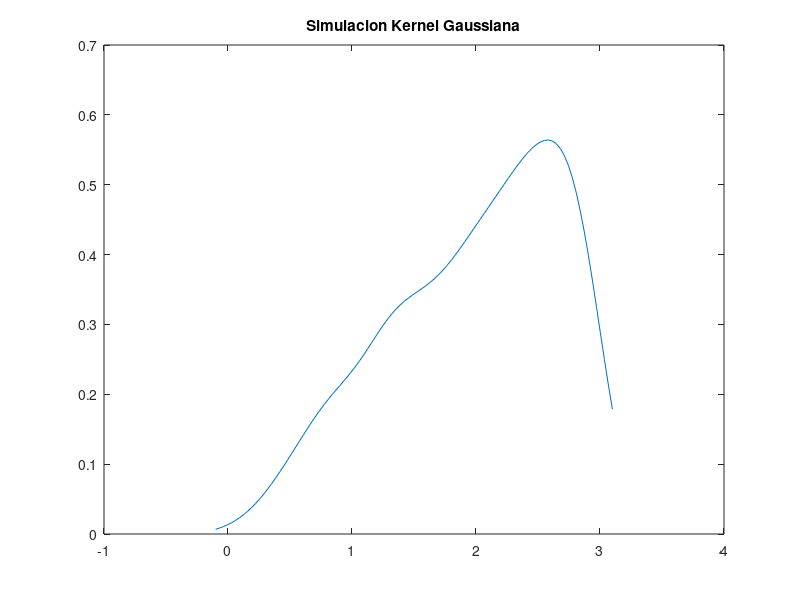

MATLAB code for this plot:
pkg load statistics% Setear la semillarand ("seed", 123);% N simulacionesN=1000;% simular V.AU = rand(N,1);% V.A solicitadaX= 3*sqrt(U);% simulaciones de la variable independienten = 100;% V.Ax = linspace(-0.1,3.1,n);% constante h de filtradoh = 0.2;%  pdf a estimarpdf_x = zeros(size(x));for i=1:N  for j=1:length(x)    % Kernel Gaussiana    K = (1/sqrt(2*pi))*exp(-(1/2)*((X(i)-x(j))/h)^2);    pdf_x(j) = pdf_x(j) + (1/(N*h)) * K;                    endendplot(x,pdf_x)title ("Simulacion Kernel Gaussiana")